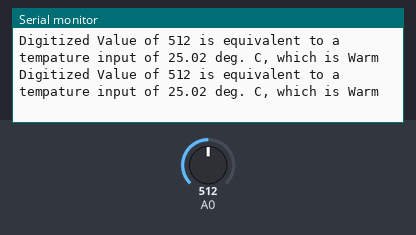
The program below on a simulated Arduino Uno, built with avr-gcc and run on an emulated ATmega328P. Parts: the last lines printed to the serial monitor. Inputs (shaded band) come from the test bench; at power-on: A0 = 512.

Above: at 1.3 s.
1.4 s: A0 set to 716
At 1.9 s:
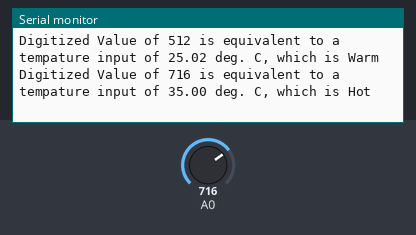
3.5 s: A0 set to 900
At 3.9 s:
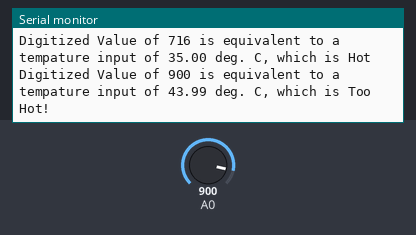
5.5 s: A0 set to 511
At 5.9 s:
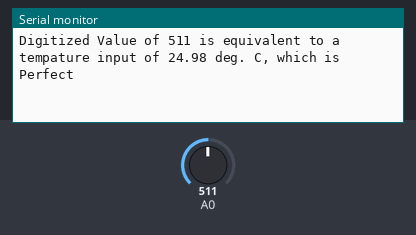
7.5 s: A0 set to 306
At 8.0 s:
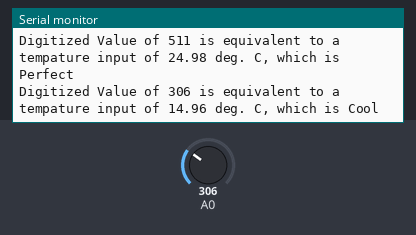
9.5 s: A0 set to 122
At 10.0 s:
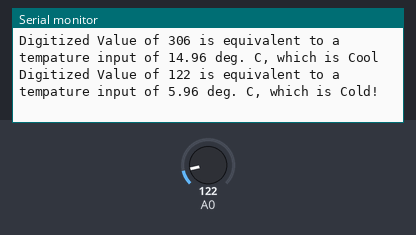

Measured:
- after the input at 1.4 s, the serial monitor: prints a new line after 0.11 s (image 1)
- after the input at 3.5 s, the serial monitor: prints a new line at once (image 2)
- after the input at 5.5 s, the serial monitor: prints a new line at once (image 3)
- after the input at 7.5 s, the serial monitor: prints a new line at once (image 4)
- after the input at 9.5 s, the serial monitor: prints a new line after 0.06 s (image 5)

The program:

main.cpp
```cpp
#include <Arduino.h>

/*
 * I, Justin Borzi, 000798465 certify that this material is my original
 * work. No other person's work has been used without due
 * acknowledgement. (Replace with your own name and student number)
 */

void setup()
{
  // configure the USB serial monitor
  Serial.begin(115200);
}

void loop()
{
  String tempatureString;
  // read digitized value from the D1 Mini's A/D convertor
  int iVal = analogRead(A0);

  // Calculate the voltage with a cap between 3.3V and 0V.
  float voltage = iVal * (3.3 / 1023.0);

  // Calculate the tempature with a cap between 50.00°C and 0.00°C.
  float temp = voltage * (50.0 / 3.3);

  // Set the variable to the correct output based on tempature.
  if (temp <= 10)
  {
    tempatureString = "Cold!";
  }
  else if (temp < 15)
  {
    tempatureString = "Cool";
  }
  else if (temp < 25)
  {
    tempatureString = "Perfect";
  }
  else if (temp < 30)
  {
    tempatureString = "Warm";
  }
  else if (temp < 35)
  {
    tempatureString = "Hot";
  }
  else if (temp >= 35)
  {
    tempatureString = "Too Hot!";
  }

  // print value to the USB port
  Serial.println("Digitized Value of " + String(iVal) + " is equivalent to a tempature input of " + String(temp) + " deg. C, which is " + tempatureString);

  // wait 0.5 seconds (500 ms)
  delay(500);
}
```
